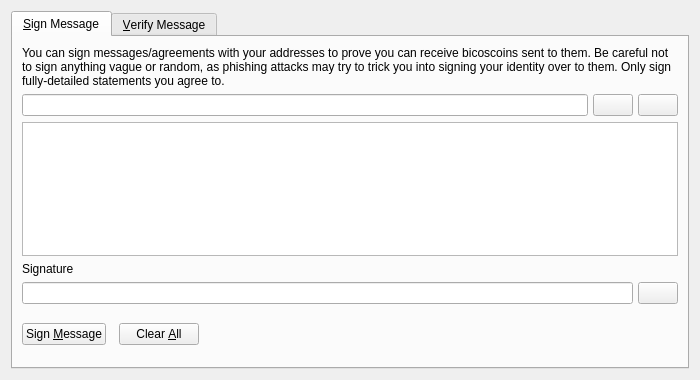
<?xml version="1.0" encoding="UTF-8"?>
<ui version="4.0">
 <class>SignVerifyMessageDialog</class>
 <widget class="QDialog" name="SignVerifyMessageDialog">
  <property name="geometry">
   <rect>
    <x>0</x>
    <y>0</y>
    <width>700</width>
    <height>380</height>
   </rect>
  </property>
  <property name="windowTitle">
   <string>Signatures - Sign / Verify a Message</string>
  </property>
  <property name="modal">
   <bool>true</bool>
  </property>
  <layout class="QVBoxLayout" name="verticalLayout">
   <item>
    <widget class="QTabWidget" name="tabWidget">
     <property name="currentIndex">
      <number>0</number>
     </property>
     <widget class="QWidget" name="tabSignMessage">
      <attribute name="title">
       <string>&amp;Sign Message</string>
      </attribute>
      <layout class="QVBoxLayout" name="verticalLayout_SM">
       <item>
        <widget class="QLabel" name="infoLabel_SM">
         <property name="text">
          <string>You can sign messages/agreements with your addresses to prove you can receive bicoscoins sent to them. Be careful not to sign anything vague or random, as phishing attacks may try to trick you into signing your identity over to them. Only sign fully-detailed statements you agree to.</string>
         </property>
         <property name="textFormat">
          <enum>Qt::PlainText</enum>
         </property>
         <property name="wordWrap">
          <bool>true</bool>
         </property>
        </widget>
       </item>
       <item>
        <layout class="QHBoxLayout" name="horizontalLayout_1_SM">
         <property name="spacing">
          <number>5</number>
         </property>
         <item>
          <widget class="QValidatedLineEdit" name="addressIn_SM">
           <property name="toolTip">
            <string>The BICOScoin address to sign the message with</string>
           </property>
          </widget>
         </item>
         <item>
          <widget class="QPushButton" name="addressBookButton_SM">
           <property name="toolTip">
            <string>Choose previously used address</string>
           </property>
           <property name="text">
            <string/>
           </property>
           <property name="icon">
            <iconset resource="../bicoscoin.qrc">
             <normaloff>:/icons/address-book</normaloff>:/icons/address-book</iconset>
           </property>
           <property name="shortcut">
            <string>Alt+A</string>
           </property>
           <property name="autoDefault">
            <bool>false</bool>
           </property>
          </widget>
         </item>
         <item>
          <widget class="QPushButton" name="pasteButton_SM">
           <property name="toolTip">
            <string>Paste address from clipboard</string>
           </property>
           <property name="text">
            <string/>
           </property>
           <property name="icon">
            <iconset resource="../bicoscoin.qrc">
             <normaloff>:/icons/editpaste</normaloff>:/icons/editpaste</iconset>
           </property>
           <property name="shortcut">
            <string>Alt+P</string>
           </property>
           <property name="autoDefault">
            <bool>false</bool>
           </property>
          </widget>
         </item>
        </layout>
       </item>
       <item>
        <widget class="QPlainTextEdit" name="messageIn_SM">
         <property name="toolTip">
          <string>Enter the message you want to sign here</string>
         </property>
        </widget>
       </item>
       <item>
        <widget class="QLabel" name="signatureLabel_SM">
         <property name="text">
          <string>Signature</string>
         </property>
         <property name="textFormat">
          <enum>Qt::PlainText</enum>
         </property>
        </widget>
       </item>
       <item>
        <layout class="QHBoxLayout" name="horizontalLayout_2_SM">
         <property name="spacing">
          <number>5</number>
         </property>
         <item>
          <widget class="QLineEdit" name="signatureOut_SM">
           <property name="font">
            <font>
             <italic>true</italic>
            </font>
           </property>
           <property name="readOnly">
            <bool>true</bool>
           </property>
          </widget>
         </item>
         <item>
          <widget class="QPushButton" name="copySignatureButton_SM">
           <property name="toolTip">
            <string>Copy the current signature to the system clipboard</string>
           </property>
           <property name="text">
            <string/>
           </property>
           <property name="icon">
            <iconset resource="../bicoscoin.qrc">
             <normaloff>:/icons/editcopy</normaloff>:/icons/editcopy</iconset>
           </property>
           <property name="autoDefault">
            <bool>false</bool>
           </property>
          </widget>
         </item>
        </layout>
       </item>
       <item>
        <layout class="QHBoxLayout" name="horizontalLayout_3_SM">
         <property name="spacing">
          <number>13</number>
         </property>
         <item>
          <widget class="QPushButton" name="signMessageButton_SM">
           <property name="toolTip">
            <string>Sign the message to prove you own this BICOScoin address</string>
           </property>
           <property name="text">
            <string>Sign &amp;Message</string>
           </property>
           <property name="icon">
            <iconset resource="../bicoscoin.qrc">
             <normaloff>:/icons/edit</normaloff>:/icons/edit</iconset>
           </property>
           <property name="autoDefault">
            <bool>false</bool>
           </property>
          </widget>
         </item>
         <item>
          <widget class="QPushButton" name="clearButton_SM">
           <property name="toolTip">
            <string>Reset all sign message fields</string>
           </property>
           <property name="text">
            <string>Clear &amp;All</string>
           </property>
           <property name="icon">
            <iconset resource="../bicoscoin.qrc">
             <normaloff>:/icons/remove</normaloff>:/icons/remove</iconset>
           </property>
           <property name="autoDefault">
            <bool>false</bool>
           </property>
          </widget>
         </item>
         <item>
          <spacer name="horizontalSpacer_1_SM">
           <property name="orientation">
            <enum>Qt::Horizontal</enum>
           </property>
           <property name="sizeHint" stdset="0">
            <size>
             <width>40</width>
             <height>48</height>
            </size>
           </property>
          </spacer>
         </item>
         <item>
          <widget class="QLabel" name="statusLabel_SM">
           <property name="font">
            <font>
             <weight>75</weight>
             <bold>true</bold>
            </font>
           </property>
           <property name="text">
            <string/>
           </property>
           <property name="wordWrap">
            <bool>true</bool>
           </property>
          </widget>
         </item>
         <item>
          <spacer name="horizontalSpacer_2_SM">
           <property name="orientation">
            <enum>Qt::Horizontal</enum>
           </property>
           <property name="sizeHint" stdset="0">
            <size>
             <width>40</width>
             <height>48</height>
            </size>
           </property>
          </spacer>
         </item>
        </layout>
       </item>
      </layout>
     </widget>
     <widget class="QWidget" name="tabVerifyMessage">
      <attribute name="title">
       <string>&amp;Verify Message</string>
      </attribute>
      <layout class="QVBoxLayout" name="verticalLayout_VM">
       <item>
        <widget class="QLabel" name="infoLabel_VM">
         <property name="text">
          <string>Enter the receiver's address, message (ensure you copy line breaks, spaces, tabs, etc. exactly) and signature below to verify the message. Be careful not to read more into the signature than what is in the signed message itself, to avoid being tricked by a man-in-the-middle attack. Note that this only proves the signing party receives with the address, it cannot prove sendership of any transaction!</string>
         </property>
         <property name="textFormat">
          <enum>Qt::PlainText</enum>
         </property>
         <property name="alignment">
          <set>Qt::AlignLeading|Qt::AlignLeft|Qt::AlignTop</set>
         </property>
         <property name="wordWrap">
          <bool>true</bool>
         </property>
        </widget>
       </item>
       <item>
        <layout class="QHBoxLayout" name="horizontalLayout_1_VM">
         <property name="spacing">
          <number>5</number>
         </property>
         <item>
          <widget class="QValidatedLineEdit" name="addressIn_VM">
           <property name="toolTip">
            <string>The BICOScoin address the message was signed with</string>
           </property>
          </widget>
         </item>
         <item>
          <widget class="QPushButton" name="addressBookButton_VM">
           <property name="toolTip">
            <string>Choose previously used address</string>
           </property>
           <property name="text">
            <string/>
           </property>
           <property name="icon">
            <iconset resource="../bicoscoin.qrc">
             <normaloff>:/icons/address-book</normaloff>:/icons/address-book</iconset>
           </property>
           <property name="shortcut">
            <string>Alt+A</string>
           </property>
           <property name="autoDefault">
            <bool>false</bool>
           </property>
          </widget>
         </item>
        </layout>
       </item>
       <item>
        <widget class="QPlainTextEdit" name="messageIn_VM"/>
       </item>
       <item>
        <widget class="QValidatedLineEdit" name="signatureIn_VM"/>
       </item>
       <item>
        <layout class="QHBoxLayout" name="horizontalLayout_2_VM">
         <property name="spacing">
          <number>13</number>
         </property>
         <item>
          <widget class="QPushButton" name="verifyMessageButton_VM">
           <property name="toolTip">
            <string>Verify the message to ensure it was signed with the specified BICOScoin address</string>
           </property>
           <property name="text">
            <string>Verify &amp;Message</string>
           </property>
           <property name="icon">
            <iconset resource="../bicoscoin.qrc">
             <normaloff>:/icons/transaction_0</normaloff>:/icons/transaction_0</iconset>
           </property>
           <property name="autoDefault">
            <bool>false</bool>
           </property>
          </widget>
         </item>
         <item>
          <widget class="QPushButton" name="clearButton_VM">
           <property name="toolTip">
            <string>Reset all verify message fields</string>
           </property>
           <property name="text">
            <string>Clear &amp;All</string>
           </property>
           <property name="icon">
            <iconset resource="../bicoscoin.qrc">
             <normaloff>:/icons/remove</normaloff>:/icons/remove</iconset>
           </property>
           <property name="autoDefault">
            <bool>false</bool>
           </property>
          </widget>
         </item>
         <item>
          <spacer name="horizontalSpacer_1_VM">
           <property name="orientation">
            <enum>Qt::Horizontal</enum>
           </property>
           <property name="sizeHint" stdset="0">
            <size>
             <width>40</width>
             <height>48</height>
            </size>
           </property>
          </spacer>
         </item>
         <item>
          <widget class="QLabel" name="statusLabel_VM">
           <property name="font">
            <font>
             <weight>75</weight>
             <bold>true</bold>
            </font>
           </property>
           <property name="text">
            <string/>
           </property>
           <property name="wordWrap">
            <bool>true</bool>
           </property>
          </widget>
         </item>
         <item>
          <spacer name="horizontalSpacer_2_VM">
           <property name="orientation">
            <enum>Qt::Horizontal</enum>
           </property>
           <property name="sizeHint" stdset="0">
            <size>
             <width>40</width>
             <height>48</height>
            </size>
           </property>
          </spacer>
         </item>
        </layout>
       </item>
      </layout>
     </widget>
    </widget>
   </item>
  </layout>
 </widget>
 <customwidgets>
  <customwidget>
   <class>QValidatedLineEdit</class>
   <extends>QLineEdit</extends>
   <header>qvalidatedlineedit.h</header>
  </customwidget>
 </customwidgets>
 <resources>
  <include location="../bicoscoin.qrc"/>
 </resources>
 <connections/>
</ui>
